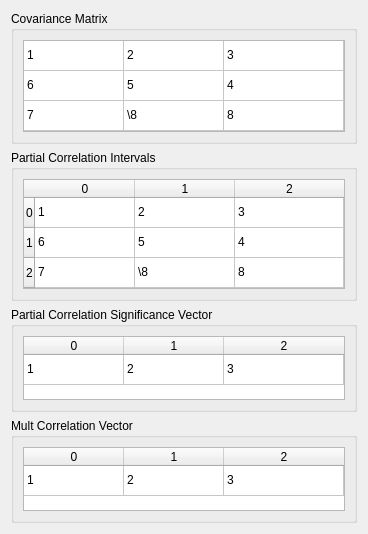
         <widget class="QWidget" name="scrollAreaWidgetContents_3">
          <property name="geometry">
           <rect>
            <x>0</x>
            <y>0</y>
            <width>368</width>
            <height>516</height>
           </rect>
          </property>
          <layout class="QVBoxLayout" name="verticalLayout">
           <item>
            <widget class="QGroupBox" name="covarMatrixBox">
             <property name="sizePolicy">
              <sizepolicy hsizetype="Preferred" vsizetype="Minimum">
               <horstretch>0</horstretch>
               <verstretch>0</verstretch>
              </sizepolicy>
             </property>
             <property name="title">
              <string>Covariance Matrix</string>
             </property>
             <layout class="QVBoxLayout" name="verticalLayout_23">
              <item>
               <widget class="QTableWidget" name="covarMatrix">
                <property name="verticalScrollBarPolicy">
                 <enum>Qt::ScrollBarPolicy::ScrollBarAlwaysOff</enum>
                </property>
                <property name="horizontalScrollBarPolicy">
                 <enum>Qt::ScrollBarPolicy::ScrollBarAlwaysOff</enum>
                </property>
                <property name="sizeAdjustPolicy">
                 <enum>QAbstractScrollArea::SizeAdjustPolicy::AdjustToContents</enum>
                </property>
                <property name="editTriggers">
                 <set>QAbstractItemView::EditTrigger::NoEditTriggers</set>
                </property>
                <property name="tabKeyNavigation">
                 <bool>false</bool>
                </property>
                <property name="showDropIndicator" stdset="0">
                 <bool>false</bool>
                </property>
                <property name="dragDropOverwriteMode">
                 <bool>false</bool>
                </property>
                <property name="selectionMode">
                 <enum>QAbstractItemView::SelectionMode::NoSelection</enum>
                </property>
                <property name="supportedDragActions">
                 <set>Qt::DropAction::IgnoreAction</set>
                </property>
                <attribute name="horizontalHeaderVisible">
                 <bool>false</bool>
                </attribute>
                <attribute name="horizontalHeaderStretchLastSection">
                 <bool>true</bool>
                </attribute>
                <attribute name="verticalHeaderVisible">
                 <bool>false</bool>
                </attribute>
                <row>
                 <property name="text">
                  <string>0</string>
                 </property>
                </row>
                <row>
                 <property name="text">
                  <string>1</string>
                 </property>
                </row>
                <row>
                 <property name="text">
                  <string>2</string>
                 </property>
                </row>
                <column>
                 <property name="text">
                  <string>0</string>
                 </property>
                </column>
                <column>
                 <property name="text">
                  <string>1</string>
                 </property>
                </column>
                <column>
                 <property name="text">
                  <string>2</string>
                 </property>
                </column>
                <item row="0" column="0">
                 <property name="text">
                  <string>1</string>
                 </property>
                </item>
                <item row="0" column="1">
                 <property name="text">
                  <string>2</string>
                 </property>
                </item>
                <item row="0" column="2">
                 <property name="text">
                  <string>3</string>
                 </property>
                </item>
                <item row="1" column="0">
                 <property name="text">
                  <string>6</string>
                 </property>
                </item>
                <item row="1" column="1">
                 <property name="text">
                  <string>5</string>
                 </property>
                </item>
                <item row="1" column="2">
                 <property name="text">
                  <string>4</string>
                 </property>
                </item>
                <item row="2" column="0">
                 <property name="text">
                  <string>7</string>
                 </property>
                </item>
                <item row="2" column="1">
                 <property name="text">
                  <string>\8</string>
                 </property>
                </item>
                <item row="2" column="2">
                 <property name="text">
                  <string>8</string>
                 </property>
                </item>
               </widget>
              </item>
             </layout>
            </widget>
           </item>
           <item>
            <widget class="QGroupBox" name="partCorrMatrixBox">
             <property name="sizePolicy">
              <sizepolicy hsizetype="Preferred" vsizetype="Minimum">
               <horstretch>0</horstretch>
               <verstretch>0</verstretch>
              </sizepolicy>
             </property>
             <property name="title">
              <string>Partial Correlation Intervals</string>
             </property>
             <layout class="QVBoxLayout" name="verticalLayout_24">
              <item>
               <widget class="QTableWidget" name="partCorrMatrix">
                <property name="verticalScrollBarPolicy">
                 <enum>Qt::ScrollBarPolicy::ScrollBarAlwaysOff</enum>
                </property>
                <property name="horizontalScrollBarPolicy">
                 <enum>Qt::ScrollBarPolicy::ScrollBarAlwaysOff</enum>
                </property>
                <property name="sizeAdjustPolicy">
                 <enum>QAbstractScrollArea::SizeAdjustPolicy::AdjustToContents</enum>
                </property>
                <property name="editTriggers">
                 <set>QAbstractItemView::EditTrigger::NoEditTriggers</set>
                </property>
                <property name="selectionMode">
                 <enum>QAbstractItemView::SelectionMode::NoSelection</enum>
                </property>
                <property name="supportedDragActions">
                 <set>Qt::DropAction::IgnoreAction</set>
                </property>
                <attribute name="horizontalHeaderVisible">
                 <bool>true</bool>
                </attribute>
                <attribute name="horizontalHeaderStretchLastSection">
                 <bool>true</bool>
                </attribute>
                <attribute name="verticalHeaderVisible">
                 <bool>true</bool>
                </attribute>
                <row>
                 <property name="text">
                  <string>0</string>
                 </property>
                </row>
                <row>
                 <property name="text">
                  <string>1</string>
                 </property>
                </row>
                <row>
                 <property name="text">
                  <string>2</string>
                 </property>
                </row>
                <column>
                 <property name="text">
                  <string>0</string>
                 </property>
                </column>
                <column>
                 <property name="text">
                  <string>1</string>
                 </property>
                </column>
                <column>
                 <property name="text">
                  <string>2</string>
                 </property>
                </column>
                <item row="0" column="0">
                 <property name="text">
                  <string>1</string>
                 </property>
                </item>
                <item row="0" column="1">
                 <property name="text">
                  <string>2</string>
                 </property>
                </item>
                <item row="0" column="2">
                 <property name="text">
                  <string>3</string>
                 </property>
                </item>
                <item row="1" column="0">
                 <property name="text">
                  <string>6</string>
                 </property>
                </item>
                <item row="1" column="1">
                 <property name="text">
                  <string>5</string>
                 </property>
                </item>
                <item row="1" column="2">
                 <property name="text">
                  <string>4</string>
                 </property>
                </item>
                <item row="2" column="0">
                 <property name="text">
                  <string>7</string>
                 </property>
                </item>
                <item row="2" column="1">
                 <property name="text">
                  <string>\8</string>
                 </property>
                </item>
                <item row="2" column="2">
                 <property name="text">
                  <string>8</string>
                 </property>
                </item>
               </widget>
              </item>
             </layout>
            </widget>
           </item>
           <item>
            <widget class="QGroupBox" name="partCorrSignifVectorBox">
             <property name="sizePolicy">
              <sizepolicy hsizetype="Preferred" vsizetype="Maximum">
               <horstretch>0</horstretch>
               <verstretch>0</verstretch>
              </sizepolicy>
             </property>
             <property name="title">
              <string>Partial Correlation Significance Vector</string>
             </property>
             <layout class="QVBoxLayout" name="verticalLayout_21">
              <item>
               <widget class="QTableWidget" name="partCorrSignifVector">
                <property name="sizePolicy">
                 <sizepolicy hsizetype="Expanding" vsizetype="Maximum">
                  <horstretch>0</horstretch>
                  <verstretch>0</verstretch>
                 </sizepolicy>
                </property>
                <property name="maximumSize">
                 <size>
                  <width>16777215</width>
                  <height>64</height>
                 </size>
                </property>
                <property name="verticalScrollBarPolicy">
                 <enum>Qt::ScrollBarPolicy::ScrollBarAlwaysOff</enum>
                </property>
                <property name="horizontalScrollBarPolicy">
                 <enum>Qt::ScrollBarPolicy::ScrollBarAlwaysOff</enum>
                </property>
                <property name="sizeAdjustPolicy">
                 <enum>QAbstractScrollArea::SizeAdjustPolicy::AdjustToContents</enum>
                </property>
                <property name="editTriggers">
                 <set>QAbstractItemView::EditTrigger::NoEditTriggers</set>
                </property>
                <property name="selectionMode">
                 <enum>QAbstractItemView::SelectionMode::NoSelection</enum>
                </property>
                <property name="supportedDragActions">
                 <set>Qt::DropAction::IgnoreAction</set>
                </property>
                <attribute name="horizontalHeaderVisible">
                 <bool>true</bool>
                </attribute>
                <attribute name="horizontalHeaderStretchLastSection">
                 <bool>true</bool>
                </attribute>
                <attribute name="verticalHeaderVisible">
                 <bool>false</bool>
                </attribute>
                <row>
                 <property name="text">
                  <string>0</string>
                 </property>
                </row>
                <column>
                 <property name="text">
                  <string>0</string>
                 </property>
                </column>
                <column>
                 <property name="text">
                  <string>1</string>
                 </property>
                </column>
                <column>
                 <property name="text">
                  <string>2</string>
                 </property>
                </column>
                <item row="0" column="0">
                 <property name="text">
                  <string>1</string>
                 </property>
                </item>
                <item row="0" column="1">
                 <property name="text">
                  <string>2</string>
                 </property>
                </item>
                <item row="0" column="2">
                 <property name="text">
                  <string>3</string>
                 </property>
                </item>
               </widget>
              </item>
             </layout>
            </widget>
           </item>
           <item>
            <widget class="QGroupBox" name="multCorrVectorBox">
             <property name="sizePolicy">
              <sizepolicy hsizetype="Preferred" vsizetype="Maximum">
               <horstretch>0</horstretch>
               <verstretch>0</verstretch>
              </sizepolicy>
             </property>
             <property name="title">
              <string>Mult Correlation Vector</string>
             </property>
             <layout class="QVBoxLayout" name="verticalLayout_22">
              <item>
               <widget class="QTableWidget" name="multCorrVector">
                <property name="sizePolicy">
                 <sizepolicy hsizetype="Expanding" vsizetype="Maximum">
                  <horstretch>0</horstretch>
                  <verstretch>0</verstretch>
                 </sizepolicy>
                </property>
                <property name="maximumSize">
                 <size>
                  <width>16777215</width>
                  <height>64</height>
                 </size>
                </property>
                <property name="verticalScrollBarPolicy">
                 <enum>Qt::ScrollBarPolicy::ScrollBarAlwaysOff</enum>
                </property>
                <property name="horizontalScrollBarPolicy">
                 <enum>Qt::ScrollBarPolicy::ScrollBarAlwaysOff</enum>
                </property>
                <property name="sizeAdjustPolicy">
                 <enum>QAbstractScrollArea::SizeAdjustPolicy::AdjustToContents</enum>
                </property>
                <property name="editTriggers">
                 <set>QAbstractItemView::EditTrigger::NoEditTriggers</set>
                </property>
                <property name="selectionMode">
                 <enum>QAbstractItemView::SelectionMode::NoSelection</enum>
                </property>
                <property name="supportedDragActions">
                 <set>Qt::DropAction::IgnoreAction</set>
                </property>
                <attribute name="horizontalHeaderVisible">
                 <bool>true</bool>
                </attribute>
                <attribute name="horizontalHeaderStretchLastSection">
                 <bool>true</bool>
                </attribute>
                <attribute name="verticalHeaderVisible">
                 <bool>false</bool>
                </attribute>
                <row>
                 <property name="text">
                  <string>0</string>
                 </property>
                </row>
                <column>
                 <property name="text">
                  <string>0</string>
                 </property>
                </column>
                <column>
                 <property name="text">
                  <string>1</string>
                 </property>
                </column>
                <column>
                 <property name="text">
                  <string>2</string>
                 </property>
                </column>
                <item row="0" column="0">
                 <property name="text">
                  <string>1</string>
                 </property>
                </item>
                <item row="0" column="1">
                 <property name="text">
                  <string>2</string>
                 </property>
                </item>
                <item row="0" column="2">
                 <property name="text">
                  <string>3</string>
                 </property>
                </item>
               </widget>
              </item>
             </layout>
            </widget>
           </item>
          </layout>
         </widget>
